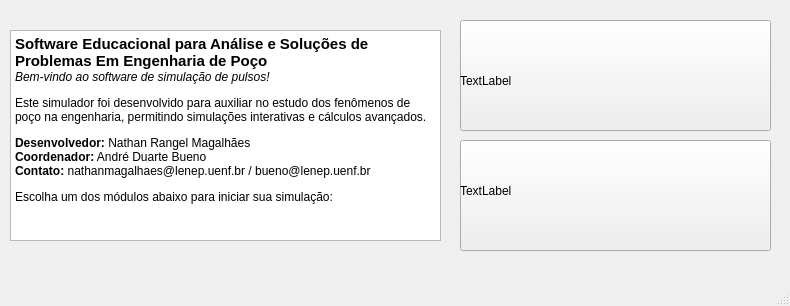
<?xml version="1.0" encoding="UTF-8"?>
<ui version="4.0">
 <class>JanelaMenu</class>
 <widget class="QMainWindow" name="JanelaMenu">
  <property name="geometry">
   <rect>
    <x>0</x>
    <y>0</y>
    <width>790</width>
    <height>306</height>
   </rect>
  </property>
  <property name="windowTitle">
   <string>MainWindow</string>
  </property>
  <widget class="QWidget" name="centralwidget">
   <widget class="QTextEdit" name="textEdit">
    <property name="geometry">
     <rect>
      <x>10</x>
      <y>30</y>
      <width>431</width>
      <height>211</height>
     </rect>
    </property>
    <property name="html">
     <string>&lt;!DOCTYPE HTML PUBLIC &quot;-//W3C//DTD HTML 4.0//EN&quot; &quot;http://www.w3.org/TR/REC-html40/strict.dtd&quot;&gt;
&lt;html&gt;&lt;head&gt;&lt;meta name=&quot;qrichtext&quot; content=&quot;1&quot; /&gt;&lt;meta charset=&quot;utf-8&quot; /&gt;&lt;style type=&quot;text/css&quot;&gt;
p, li { white-space: pre-wrap; }
hr { height: 1px; border-width: 0; }
li.unchecked::marker { content: &quot;\2610&quot;; }
li.checked::marker { content: &quot;\2612&quot;; }
&lt;/style&gt;&lt;/head&gt;&lt;body style=&quot; font-family:'Segoe UI'; font-size:9pt; font-weight:400; font-style:normal;&quot;&gt;
&lt;p style=&quot; margin-top:0px; margin-bottom:0px; margin-left:0px; margin-right:0px; -qt-block-indent:0; text-indent:0px;&quot;&gt;&lt;span style=&quot; font-size:11pt; font-weight:700;&quot;&gt;Software Educacional para Análise e Soluções de Problemas Em Engenharia de Poço&lt;/span&gt;&lt;/p&gt;
&lt;p style=&quot; margin-top:0px; margin-bottom:0px; margin-left:0px; margin-right:0px; -qt-block-indent:0; text-indent:0px;&quot;&gt;&lt;span style=&quot; font-style:italic;&quot;&gt;Bem-vindo ao software de simulação de pulsos!&lt;/span&gt;&lt;/p&gt;
&lt;p style=&quot; margin-top:12px; margin-bottom:12px; margin-left:0px; margin-right:0px; -qt-block-indent:0; text-indent:0px;&quot;&gt;Este simulador foi desenvolvido para auxiliar no estudo dos fenômenos de poço na engenharia, permitindo simulações interativas e cálculos avançados.&lt;/p&gt;
&lt;p style=&quot; margin-top:12px; margin-bottom:12px; margin-left:0px; margin-right:0px; -qt-block-indent:0; text-indent:0px;&quot;&gt;&lt;span style=&quot; font-weight:700;&quot;&gt;Desenvolvedor:&lt;/span&gt; Nathan Rangel Magalhães&lt;br /&gt;&lt;span style=&quot; font-weight:700;&quot;&gt;Coordenador:&lt;/span&gt; André Duarte Bueno&lt;br /&gt;&lt;span style=&quot; font-weight:700;&quot;&gt;Contato:&lt;/span&gt; nathanmagalhaes@lenep.uenf.br / bueno@lenep.uenf.br&lt;/p&gt;
&lt;p style=&quot; margin-top:12px; margin-bottom:12px; margin-left:0px; margin-right:0px; -qt-block-indent:0; text-indent:0px;&quot;&gt;Escolha um dos módulos abaixo para iniciar sua simulação:&lt;/p&gt;&lt;/body&gt;&lt;/html&gt;</string>
    </property>
   </widget>
   <widget class="QPushButton" name="btnModulo01">
    <property name="geometry">
     <rect>
      <x>460</x>
      <y>20</y>
      <width>311</width>
      <height>111</height>
     </rect>
    </property>
    <property name="text">
     <string/>
    </property>
   </widget>
   <widget class="QPushButton" name="btnModulo02">
    <property name="geometry">
     <rect>
      <x>460</x>
      <y>140</y>
      <width>311</width>
      <height>111</height>
     </rect>
    </property>
    <property name="text">
     <string/>
    </property>
   </widget>
   <widget class="QLabel" name="lbnModulo01">
    <property name="geometry">
     <rect>
      <x>460</x>
      <y>30</y>
      <width>301</width>
      <height>101</height>
     </rect>
    </property>
    <property name="text">
     <string>TextLabel</string>
    </property>
   </widget>
   <widget class="QLabel" name="lbnModulo01_2">
    <property name="geometry">
     <rect>
      <x>460</x>
      <y>140</y>
      <width>301</width>
      <height>101</height>
     </rect>
    </property>
    <property name="text">
     <string>TextLabel</string>
    </property>
   </widget>
  </widget>
  <widget class="QMenuBar" name="menubar">
   <property name="geometry">
    <rect>
     <x>0</x>
     <y>0</y>
     <width>790</width>
     <height>22</height>
    </rect>
   </property>
  </widget>
  <widget class="QStatusBar" name="statusbar"/>
 </widget>
 <resources/>
 <connections/>
</ui>
